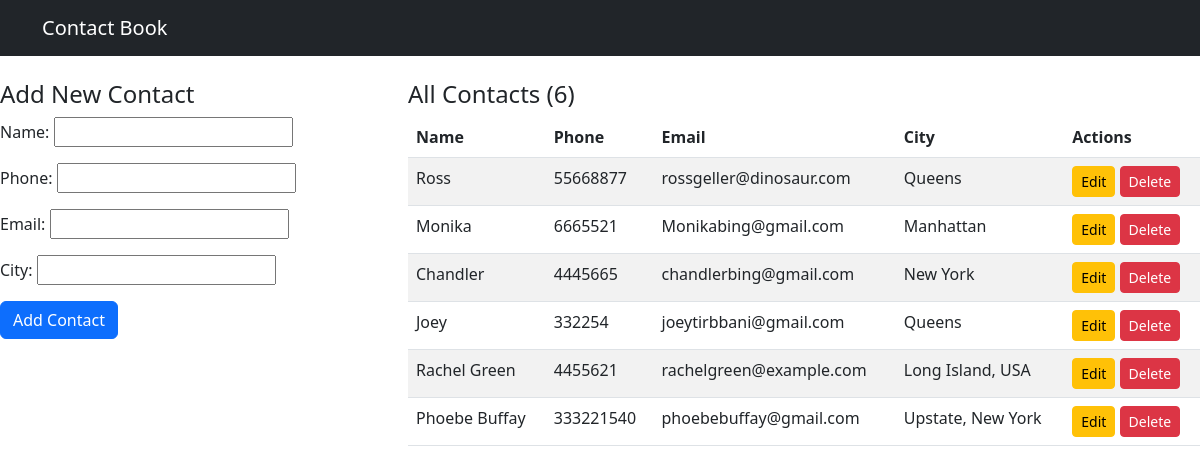
Before: / with the older database file.
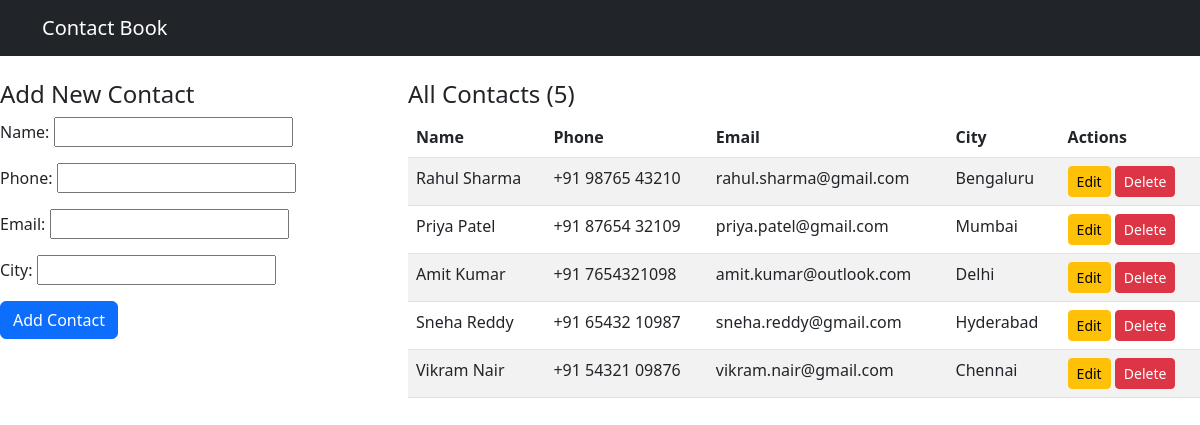
After: the same page with the newer database file.
### contacts/models.py (models this page shows, shortened)
class Contact(models.Model):
    name = models.CharField(max_length=100)
    phone = models.CharField(max_length=20)
    email = models.EmailField(max_length= 50)
    city = models.CharField(max_length=20)

### contacts/views.py (the view)
# urls.py: 2. Add a URL to urlpatterns:  path('', views.home, name='home')
def home(request):
    if request.method == 'POST':
        form = ContactForm(request.POST)
        if form.is_valid():
            form.save()
            return redirect('home')
    else:
        form = ContactForm()
    contacts = Contact.objects.all()
    context = {
        'title': 'Contact Book',
        'contacts': contacts,
        'form': form,
    }
    return render(request, 'contacts/home.html', context)

### contacts/forms.py
class ContactForm(forms.ModelForm):
    class Meta:
        model = Contact
        fields = ['name', 'phone', 'email', 'city']

### contacts/templates/contacts/home.html (shortened to what this page needs)
{% extends 'contacts/base.html' %}
{% block content %}
<div class="row">
    <div class="col-md-4">
        <h4>Add New Contact</h4>
        <form method="POST">
            {{ form.as_p }}
            <button type="submit" class="btn btn-primary">Add Contact</button>
        </form>
    </div>
    <div class="col-md-8">
        <h4>All Contacts ({{ contacts|length }})</h4>
        <table class="table table-striped">
            <thead>
                <tr>
                    <th>Name</th>
                    <th>Phone</th>
                    <th>Email</th>
                    <th>City</th>
                    <th>Actions</th>
                </tr>
            </thead>
            <tbody>
                {% for contact in contacts %}
                <tr>
                    <td>{{ contact.name }}</td>
                    <td>{{ contact.phone }}</td>
                    <td>{{ contact.email }}</td>
                    <td>{{ contact.city }}</td>
                    <td>
                        <a href="/update/{{ contact.pk }}/" class="btn btn-sm btn-warning">Edit</a>
                        <a href="/delete/{{ contact.pk }}/" class="btn btn-sm btn-danger">Delete</a>
                    </td>
                </tr>
                {% endfor %}
            </tbody>
        </table>
    </div>
</div>
{% endblock %}

### contacts/templates/contacts/base.html (shortened to what this page needs)
<!DOCTYPE html>
<html>
<head>
    <link rel="stylesheet" href="https://cdn.jsdelivr.net/npm/bootstrap@5.3.0/dist/css/bootstrap.min.css">
</head>
<body>
    <nav class="navbar navbar-dark  bg-dark mb-4 ">
        <div class = "container">
            <a class="navbar-brand" href="/">Contact Book</a>
        </div>
    </nav>
    <div class="Container">
        {% block content %}
        {% endblock %}
    </div>
</body>
</html>

Changed rows visible on the page:
removed Contact: name "Ross", phone "55668877", email "rossgeller@dinosaur.com", city "Queens"
removed Contact: name "Monika", phone "6665521", email "Monikabing@gmail.com", city "Manhattan"
removed Contact: name "Chandler", phone "4445665", email "chandlerbing@gmail.com", city "New York"
removed Contact: name "Joey", phone "332254", email "joeytirbbani@gmail.com", city "Queens"
removed Contact: name "Rachel Green", phone "4455621", email "rachelgreen@example.com", city "Long Island, USA"
removed Contact: name "Phoebe Buffay", phone "333221540", email "phoebebuffay@gmail.com", city "Upstate, New York"
added Contact: name "Rahul Sharma", phone "+91 98765 43210", email "rahul.sharma@gmail.com", city "Bengaluru"
added Contact: name "Priya Patel", phone "+91 87654 32109", email "priya.patel@gmail.com", city "Mumbai"
added Contact: name "Amit Kumar", phone "+91 7654321098", email "amit.kumar@outlook.com", city "Delhi"
added Contact: name "Sneha Reddy", phone "+91 65432 10987", email "sneha.reddy@gmail.com", city "Hyderabad"
added Contact: name "Vikram Nair", phone "+91 54321 09876", email "vikram.nair@gmail.com", city "Chennai"
Other visible differences:
{{ contacts|length }}: "6" → "5"
